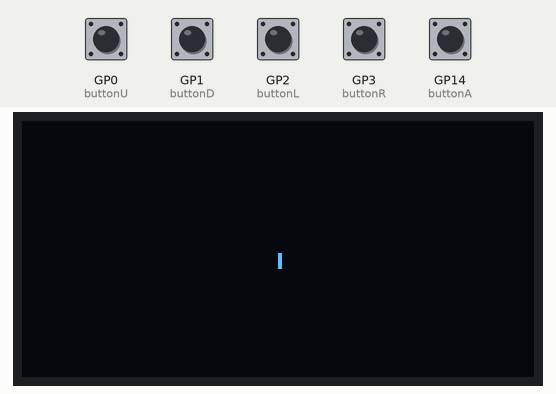
The program below on a simulated Raspberry Pi Pico running MicroPython. Shown: 128×64 one-colour display. Inputs (shaded band) come from the test bench; at power-on: GP0 (buttonU), GP1 (buttonD), GP2 (buttonL), GP3 (buttonR), GP14 (buttonA) HIGH. Random numbers come from a fixed seed; threads take turns every 2 ms; library files of the repository ran but are not shown: ssd1306.py; what the program prints to the serial console is not drawn.

Above: at 1.4 s.
1.5 s: GP0 (buttonU) pulled LOW for 0.3 s
4.5 s: GP1 (buttonD) pulled LOW for 0.3 s
7.8 s: GP2 (buttonL) pulled LOW for 0.3 s
9.7 s: GP3 (buttonR) pulled LOW for 0.3 s
13.0 s: GP0 (buttonU) pulled LOW for 1 s
At 14.27 s:
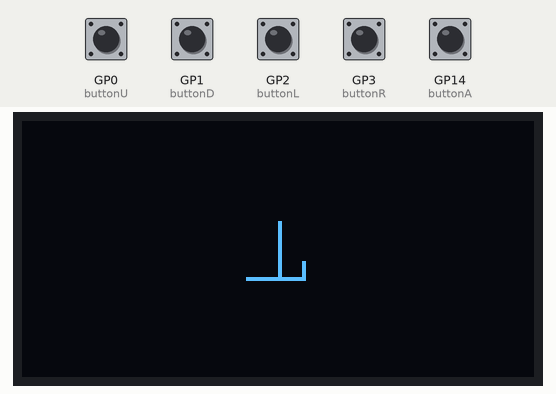
15.5 s: GP1 (buttonD) pulled LOW for 1 s
At 19.92 s:
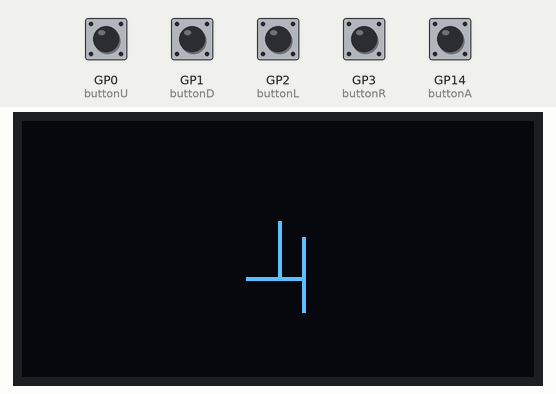
Timing chart, 0 to 20.5 s (numbered marks = the images above; inputs shaded):
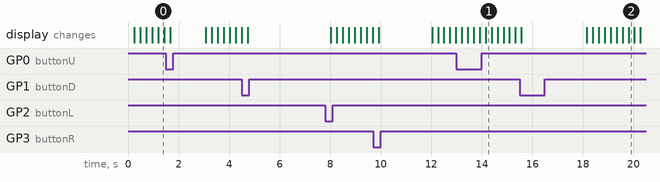

The program:

6-2_pathSet.py
```python
from machine import Pin, I2C
from ssd1306 import SSD1306_I2C
from time import sleep
import _thread , random

oled = SSD1306_I2C(128, 64, I2C(0,sda=Pin(20), scl=Pin(21), freq=40000))

buttonU = Pin(0, Pin.IN, Pin.PULL_UP)
buttonD = Pin(1, Pin.IN, Pin.PULL_UP)
buttonL = Pin(2, Pin.IN, Pin.PULL_UP)
buttonR = Pin(3, Pin.IN, Pin.PULL_UP)
buttonA = Pin(14, Pin.IN, Pin.PULL_UP)
buttonB = Pin(15, Pin.IN, Pin.PULL_UP)
direction = random.randint(0,4)
print(direction)
path = set()
x = 64
y = 32

def direction_thread():
    global direction
    while True:
        if buttonR.value() == 0:direction = 0
        if buttonD.value() == 0:direction = 1
        if buttonL.value() == 0:direction = 2
        if buttonU.value() == 0:direction = 3
        sleep(0.14)

_thread.start_new_thread(direction_thread, ())

while True:
    if direction == 0:x = x + 1
    if direction == 1:y = y + 1
    if direction == 2:x = x - 1
    if direction == 3:y = y - 1
    if x > 127 : x = 0
    if x < 0 : x = 127
    if y > 63 : y = 0
    if y < 0 : y = 63
    oled.pixel(x,y,1)
    path.add((x,y))
    if buttonA.value() == 0 and buttonB.value() == 0:
        print(len(path))
        break
    oled.show()
```
